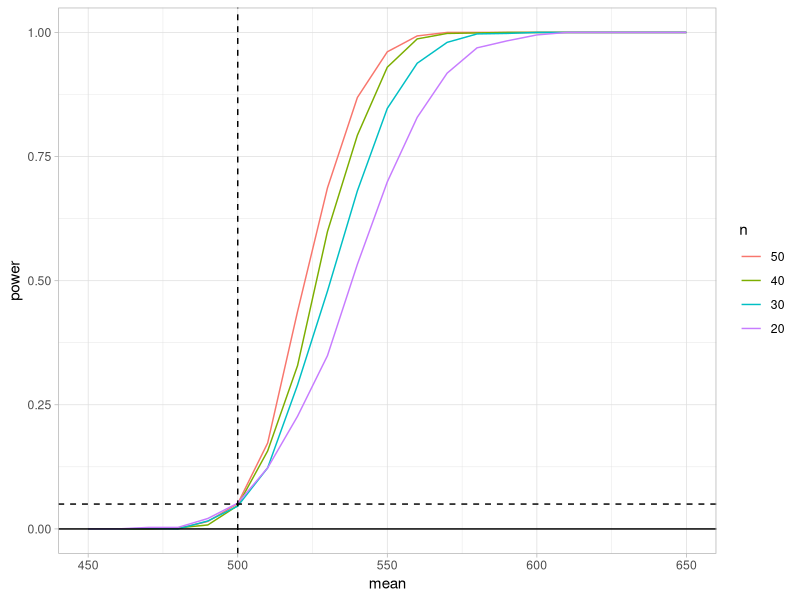

This chart was generated by the following R code: (Note: this script raises an error after producing the figure.)
#### 6-3 ####
example_7_9 <- function(n){
m <- 1000
mu0 <- 500
sigma <- 100
mu <- c(seq(450, 650, 10)) #alternatives
M <- length(mu)
power <- numeric(M)
for (i in 1:M) {
  mu1 <- mu[i]
  pvalues <- replicate(m, expr = {
    #simulate under alternative mu1
    x <- rnorm(n, mean = mu1, sd = sigma)
    ttest <- t.test(x,
                    alternative = "greater", mu = mu0)
    ttest$p.value } )
  power[i] <- mean(pvalues <= .05)
}
se <- sqrt(power * (1-power) / m)
df <- data.frame(mean=mu, power=power,
                 upper=power+2*se, lower=power-2*se,n=factor(n))
return(df)
}
# 封装成一个函数


data <- data.frame()
for (n in seq(20,50,10)) {
  df <- example_7_9(n)
  data <- rbind(df,data) 
}
# 将不同取值n的df合并成一个data

library(ggplot2)

ggplot(data, aes(x=mean, y=power,col=n)) +
  geom_line() +
  geom_vline(xintercept=500, lty=2) +
  geom_hline(yintercept=c(0,.05), lty=1:2) +
  theme_light() # 主题可以自己改我喜欢用这个
 # 利用ggplot2的颜色映射概念自动生成图例(没学过ggplot2包的可以看看R数据科学)


#### 6-4 ####
exercise_6_4 <- function(seed=123){
set.seed(seed)
n <- 20 # X服从对数正态分布，Y=ln(x)~N(μ,σ^2)，所以可以直接利用Y进行估计，再代入X即可
alpha <- .05
m <- 1000
cv.t<-sapply(1:m,FUN= function(o){
  y<-rnorm(n,0,2)  
  m<-mean(y) # estimate of mean
  se<-sqrt(var(y)) # estimate of standard error
  as.numeric((m-c*se/sqrt(n)<0)&(m+c*se/sqrt(n)>0)) # ci
})
level <- mean(cv.t) # mean of  Monte Carlo experiment

return(data.frame(level=level))
}
exercise_6_4()

#### 6-5 ####
exercise_6_5 <- function(seed=123){
set.seed(seed)
n<-20
c<-qt(0.975,n-1) # 0.975 quantile of t-distribution
m <- 1000
cv.t<-sapply(1:m,FUN= function(o){
x<-rchisq(n,2)  # 注意这里的x是从卡方分布取样
m<-mean(x) # estimate of mean
se<-sqrt(var(x)) # estimate of standard error
as.numeric((m-c*se/sqrt(n)<2)&(m+c*se/sqrt(n)>2)) # ci
})
level1 <- mean(cv.t) # mean of  Monte Carlo experiment


#v我们可以得出概率不等于0.95,小于0.95,example6.4使用卡方分布来估计方差（真值为4)
alpha <- .05
UCL <- replicate(1000, expr = {
x <- rchisq(n,2)
(n-1) * var(x) / qchisq(alpha, df = n-1)
} )
#计算包含sigma^2=4的区间数
level2 <- sum(UCL > 4)/m
return(data.frame(level1,level2))
}

exercise_6_5(1012)
# 我们可以看到结果远小于0.95，因此t-区间更稳健

#### 6-8 ####
exercise_6_8 <- function(){
count5test <- function(x,y){
  X <- x - mean(x)
  Y <- y - mean(y)
  outx <- sum(X > max(Y)) + sum(X < min(Y))
  outy <- sum(Y > max(X)) + sum(Y < min(X))
  return(as.integer(max(c(outx,outy)) > 5))
}
n <- c(20,200,1000)#分别对应小样本、中样本和大样本
mu1 <- mu2 <- 0
sigma1 <- 1
sigma2 <- 1.5
m <- 10000
power1 <- power2 <- numeric(length(n))
set.seed(1234)
for(i in 1:length(n)){
  power1[i] <- mean(replicate(m,expr = {
    x <- rnorm(n[i],mu1,sigma1)
    y <- rnorm(n[i],mu2,sigma2)
    x <- x - mean(x)
    y <- y - mean(y)
    count5test(x,y)
  }))
  pvalues <- replicate(m,expr={
    x <- rnorm(n[i],mu1,sigma1)
    y <- rnorm(n[i],mu2,sigma2)
    Ftest <- var.test(x, y, ratio = 1,
                      alternative = c("two.sided", "less", "greater"),
                      conf.level = 0.945, ...)
    Ftest$p.value})
  power2[i] <- mean(pvalues<=0.055)
}
help("var.test")
return(data.frame(power1,power2))
}
exercise_6_8()
#### 6-9 ####
exercise_6_9 <- function(distribution=c('rlnorm','uniform','Bernoulli')){
n <- 20
size <- 1000
ginifun <- function()
{
  if (distribution == 'rlnorm')x <- sort(rlnorm(n))
  else if(distribution == 'uniform') x <- sort(runif(n,0,1))
  else x <- sort(rbinom(n,size = 100,prob = .1))
  m=mean(x)
  sum=0
  for (k in n) {
    t=(2*k-n-1)*x[k]
    sum=sum+t
  }
  gini=sum/(n^2*m)
}
res <- replicate(size,expr = ginifun())
hist(as.numeric(res), prob = TRUE, main = distribution)
return(data.frame(mean = mean(res),median = median(res),quantile = quantile(res,seq(.1,.9,.1))))
}
exercise_6_9(distribution = 'rlnorm')
exercise_6_9(distribution = 'uniform')
exercise_6_9(distribution = 'Bernoulli')

#### 6-A ####
exercise_6_A <- function(seed){
set.seed(123)
num<-c(50,100,200,500,1000) # Estimate the Type-I error for different sizes.
m<-10000
 
er<-NULL
for (n in num){
  cv<-qt(0.975,n-1)
  er1<-mean(sapply(1:m,FUN = function(o){
  x<-rchisq(n,1)
  m<-mean(x)
  se<-sqrt(var(x))
  abs((m-1)*sqrt(n)/se)>=cv
}))  # 估计卡方分布的第一类错误
  er2<-mean(sapply(1:m,FUN = function(o){
  x<-runif(n,0,2)
  m<-mean(x)
  se<-sqrt(var(x))
  abs((m-1)*sqrt(n)/se)>=cv
}))   # 估计均匀分布的第一类错误
  er3<-mean(sapply(1:m,FUN = function(o){
  x<-rexp(n,1)
  m<-mean(x)
  se<-sqrt(var(x))
  abs((m-1)*sqrt(n)/se)>=cv 
}))  # 估计指数分布的第一类错误
er<-cbind(er,c(er1,er2,er3))
}
colnames(er)<-num
rownames(er)<-c("chi(1)","U(0,2)","exp(1)")
return(er)                
}
exercise_6_A(1012)

#### 6_B ####
exercise_6_B <- function(seed){
seed <- set.seed(123)
x <- rnorm(20,2,10)
sigma <- rnorm(20,5,50)
y <- 3*x+sigma
cor(x,y)
cor.test(x,y)
cor.test(x,y,method = 'kendall')
cor.test(x,y,method = 'spearman')
data.frame(x,y)
}
exercise_6_B()
